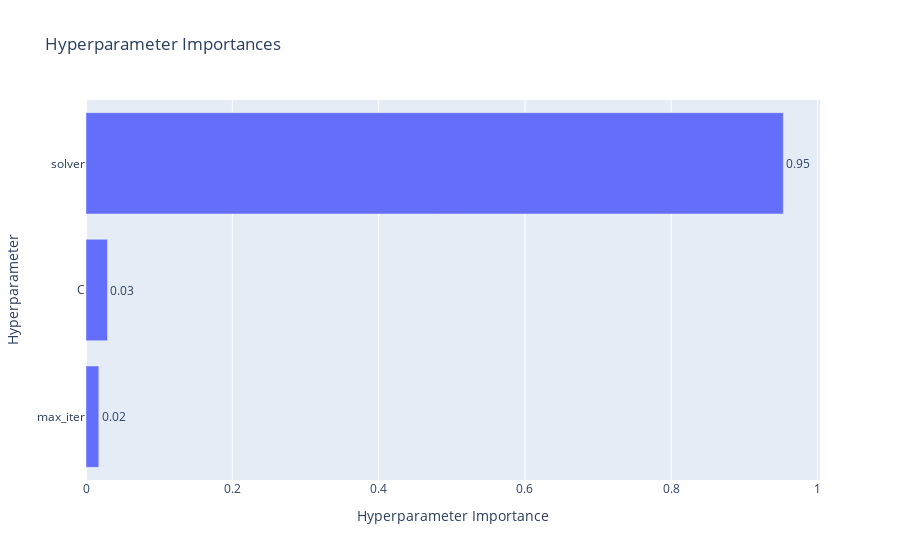

The code cell stored with this chart in its notebook:
### Code cell
optuna.visualization.plot_param_importances(study)

# understand which hyperparameters are most critical in affecting the performance of the model

### Figure 1 — Plotly figure (JSON) as saved in the notebook; plotly's stock layout.template omitted (floating-point values rounded to 4 significant figures)
{"data": [{"cliponaxis": false, "hovertemplate": ["max_iter (CategoricalDistribution): 0.01749278605836235<extra></extra>", "C (FloatDistribution): 0.029329213520590782<extra></extra>", "solver (CategoricalDistribution): 0.953178000421047<extra></extra>"], "name": "Objective Value", "orientation": "h", "text": ["0.02", "0.03", "0.95"], "textposition": "outside", "type": "bar", "x": [0.01749, 0.02933, 0.9532], "y": ["max_iter", "C", "solver"]}], "layout": {"autosize": true, "title": {"text": "Hyperparameter Importances"}, "xaxis": {"autorange": true, "range": [0, 1.003], "title": {"text": "Hyperparameter Importance"}, "type": "linear"}, "yaxis": {"autorange": true, "range": [-0.5, 2.5], "title": {"text": "Hyperparameter"}, "type": "category"}}}
